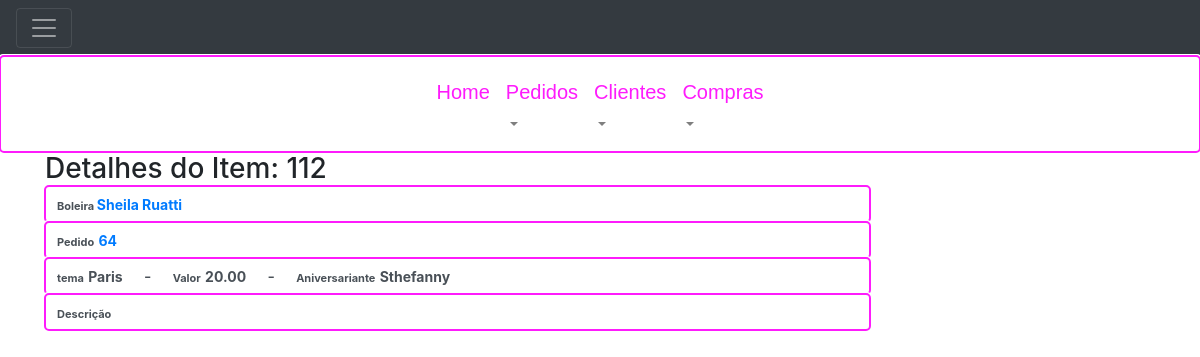
Screenshot of /orders/112/order_items_details/ (signed in) with the database file from the repository.
### order_control/models.py (models this page shows, shortened)
class BoxTop(models.Model):
    gift = models.BooleanField(default=False, verbose_name="Brinde?")
    type = models.CharField(max_length=255, choices=BOX_TOP_CHOICES)
    theme = models.CharField(max_length=255)
    birthdayName = models.CharField(max_length=255, null=True, blank=True)
    amount = models.DecimalField(max_digits=8, decimal_places=2, default=0.00, verbose_name='Valor total R$')
    description = models.CharField(max_length=255, null=True, blank=True)
    storedIn = models.FileField(upload_to='boxes/', null=True, blank=True, verbose_name='Figura')
    order = models.ForeignKey(Order, related_name='items', on_delete=models.PROTECT)
    class Meta:
        unique_together = ['order', 'id']
        ordering = ['id']

class Order(models.Model):
    createdAt = models.DateTimeField(auto_now_add=True)
    deliveryAt = models.DateTimeField(null=True, blank=True, verbose_name="Entregar em")
    delivered = models.BooleanField(default=False, verbose_name="Entregue")
    description = models.TextField(max_length=255, null=True, blank=True)
    downPayment = models.DecimalField(max_digits=8, decimal_places=2, verbose_name='Entrada R$', null=True, blank=True, default=0.00)
    totalOrder = models.DecimalField(max_digits=8, decimal_places=2, verbose_name='Total Pedido R$', null=True, blank=True, default=0.00)
    totalPayment = models.DecimalField(max_digits=8, decimal_places=2, verbose_name='Total Pago R$', null=True, blank=True, default=0.00)
    client = models.ForeignKey(Client, on_delete=models.PROTECT, related_name="client", verbose_name='Cliente')
    class Meta:
        unique_together = ['client', 'id']
        ordering = ['-id']

class Client (models.Model):
    createAt = models.DateTimeField(auto_now_add=True)
    name = models.CharField(max_length=255, verbose_name='Nome do Cliente')
    phone = models.CharField(max_length=15, null=True, blank=True, verbose_name='Telefone')
    picture = models.FileField(upload_to='clients/', null=True, blank=True, verbose_name='Foto de Perfil')
    balance = models.DecimalField(max_digits=8, decimal_places=2, default=0.0, verbose_name='Balanço')
    active = models.BooleanField(default=True, verbose_name="Ativo")
    cakeMaker = models.BooleanField(default=False, verbose_name='Boleira')
    password = models.CharField(max_length=50, verbose_name="Senha")
    class Meta:
        ordering = ['id']

### order_control/views.py (the view)
# urls.py: path('orders/<int:id>/order_items_details/', views.order_items_details, name='order_items_details'),
@login_required(login_url=reverse_lazy('order_control:login'))
def order_items_details(request, id):
    order_item = BoxTop.objects.get(id=id)
    return render(request, 'order_control/order/item_detail.html', {'order_item': order_item})

### templates/order_control/order/item_detail.html (shortened to what this page needs)
{% extends "layout.html" %}
{% block content %}
<div class="container" xmlns="http://www.w3.org/1999/html" xmlns="http://www.w3.org/1999/html">
        <h3> Detalhes do Item:  {{ order_item.id }}
        <div class="form-group">
            <div class="row">
                <div  id="head" class="col-sm-9" >
                    <div class='form-control'>
                        <span class='label label-default' style='font-size:11px;'>
                            <strong>
                                {% if order_item.order.client.cakeMaker%}
                                    Boleira
                                {% else %}
                                    cliente
                                {% endif %}
                            </strong>
                        </span>
                        <span class='label label-default' style='font-size:14px;'  >
                            <a href="{% url 'order_control:client_detail'  order_item.order.client.id %}">
                                <strong>{{ order_item.order.client.name }}</strong></span>
                    </div>
                    <div class='form-control'>
                        <span class='label label-default' style='font-size:11px;'><strong>Pedido</strong></span>
                        <a href="{% url 'order_control:order_detail'  order_item.order.id %}">
                                <span class='label label-default' style='font-size:14px;' ><strong>{{ order_item.order.id }}</strong></span>
                        </a>
                    </div>
                    <div class='form-control'>
                        <span class='label label-default' style='font-size:11px;'><strong>tema</strong></span>
                        <span class='label label-default' style='font-size:14px;' ><strong>{{ order_item.theme }}</strong></span>
                         &nbsp; &nbsp; - &nbsp; &nbsp;
                        <span class='label label-default' style='font-size:11px;'><strong>Valor</strong></span>
                        <span class='label label-default' style='font-size:14px;' ><strong>{{ order_item.amount }}</strong></span>
                        &nbsp; &nbsp; - &nbsp; &nbsp;
                        <span class='label label-default' style='font-size:11px;'><strong>Aniversariante</strong></span>
                        {% if order_item.birthdayName%}
                            <span class='label label-default' style='font-size:14px;' ><strong>{{ order_item.birthdayName }}</strong></span>
                        {% endif%}
                    </div>
                    <div class='form-control'>
                        <span class='label label-default' style='font-size:11px;'><strong>Descrição</strong></span>
                    </div>
                </div>
            </div>
    </div>
{% endblock %}

### static/order_control/css/style.css (style rules this page uses)
.form-control, .form-control:focus { box-shadow: 0 0 0 0 rgba(255, 255, 255, 0); border: rgba(255, 255, 255, 0); outline: #fe1bfcff auto 5px ; }

### rows the page displays
BoxTop: id "112", order.client.name "Sheila Ruatti", order.id "64", theme "Paris", amount "20.00", birthdayName "Sthefanny"
